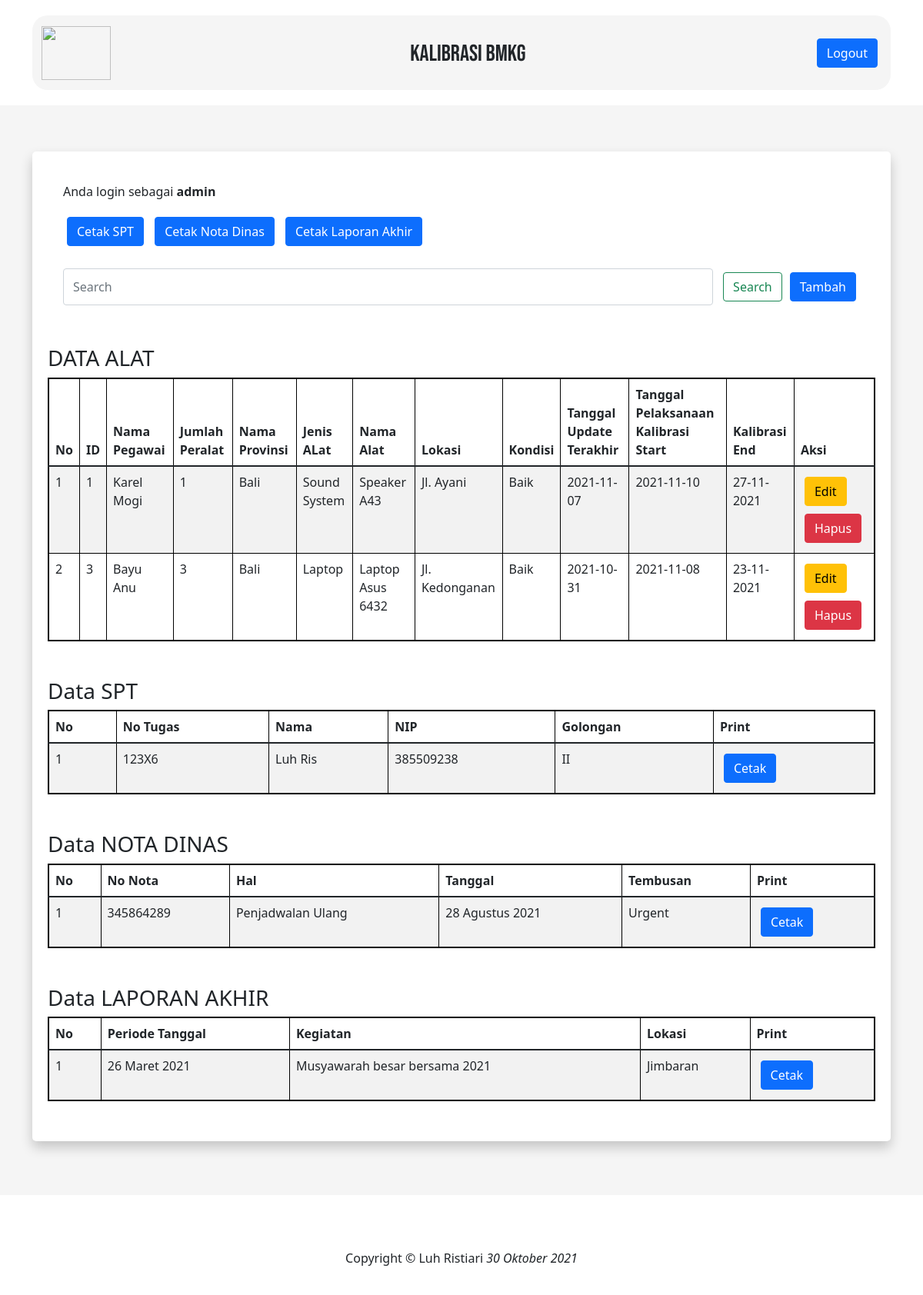
Page / (signed in) on the earlier database version.
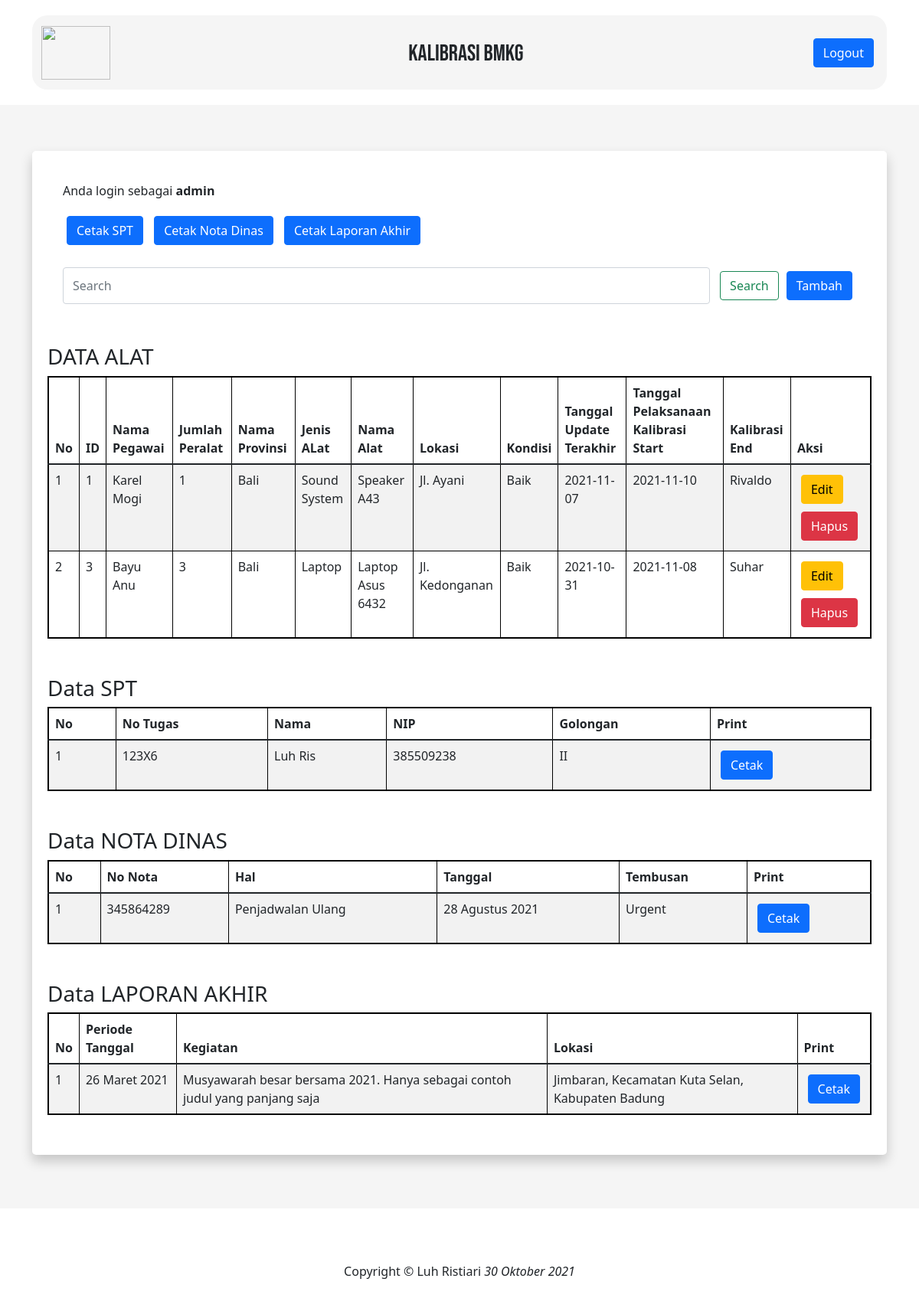
Same page on the later database version.
### tables this page shows
CREATE TABLE `data_bmkg` (
  `id` int(11) NOT NULL,
  `pegawai` varchar(64) NOT NULL,
  `jumlah_peralatan` int(11) NOT NULL,
  `provinsi` varchar(64) NOT NULL,
  `jenis_alat` varchar(64) NOT NULL,
  `nama_alat` varchar(64) NOT NULL,
  `lokasi` varchar(64) NOT NULL,
  `kondisi` varchar(64) NOT NULL,
  `tanggal_update` date NOT NULL,
  `tanggal_pelaksanaan` date NOT NULL,
  `kalibrasi_end` varchar(64) NOT NULL
);

CREATE TABLE `spt` (
  `id` int(11) NOT NULL,
  `no-tugas` text NOT NULL,
  `nama` text NOT NULL,
  `nip` text NOT NULL,
  `gol` text NOT NULL,
  `jabatan-utama` text NOT NULL,
  `unit-kerja` text NOT NULL,
  `nama1` text NOT NULL,
  `nip1` text NOT NULL,
  `gol1` text NOT NULL,
  `jabatan1` text NOT NULL,
  `nama2` text NOT NULL,
  `nip2` text NOT NULL,
  `gol2` text NOT NULL,
  `jabatan2` text NOT NULL,
  `tugas` text NOT NULL,
  `lokasi` text NOT NULL,
  `lama` text NOT NULL,
  `tanggal-berangkat` text NOT NULL,
  `dana` text NOT NULL
);

CREATE TABLE `nota` (
  `id` int(11) NOT NULL,
  `nomor` text NOT NULL,
  `yth` text NOT NULL,
  `dari` text NOT NULL,
  `hal` text NOT NULL,
  `tanggal` text NOT NULL,
  `tembusan` text NOT NULL,
  `tugas` text NOT NULL,
  `lokasi` text NOT NULL,
  `selama` text NOT NULL,
  `tanggal-berangkat` text NOT NULL,
  `tanggal-kembali` text NOT NULL,
  `sumber-dana` text NOT NULL,
  `nama` text NOT NULL,
  `nip` text NOT NULL,
  `pangkat` text NOT NULL,
  `jabatan` text NOT NULL,
  `nama2` text NOT NULL,
  `nip2` text NOT NULL,
  `pangkat2` text NOT NULL,
  `jabatan2` text NOT NULL,
  `nama3` text NOT NULL,
  `nip3` text NOT NULL,
  `pangkat3` text NOT NULL,
  `jabatan3` text NOT NULL
);

CREATE TABLE `laporan` (
  `id` int(11) NOT NULL,
  `periode-tanggal` text NOT NULL,
  `judul-kegiatan` text NOT NULL,
  `pendahuluan` text NOT NULL,
  `pelaksana` text NOT NULL,
  `dasar-kegiatan` text NOT NULL,
  `lokasi` text NOT NULL,
  `lingkup-kegiatan` text NOT NULL,
  `hasil` text NOT NULL,
  `rekomendasi` text NOT NULL,
  `foto` text NOT NULL,
  `keterangan-foto` text NOT NULL,
  `penyusunLaporan1` varchar(64) NOT NULL,
  `penyusunLaporan2` varchar(64) NOT NULL,
  `penyusunLaporan3` varchar(64) NOT NULL
);

### index.php (the view, shortened to what this page needs)
<?php
$role = $_SESSION["role"];
require 'conn.php';
$result = mysqli_query($conn, "SELECT * FROM data_bmkg");
?>
<!doctype html>
<html lang="en">
  <head>
    <link href="https://cdn.jsdelivr.net/npm/bootstrap@5.1.3/dist/css/bootstrap.min.css" rel="stylesheet">
    <link href="src/style.css" rel="stylesheet">
  </head>
  <body>
  <?php require 'templates/navbar.php' ?>
<main>
    <div class="container">
        <div class="card">
        <div class="panel panel-default">
            <div class="panel-heading">
              <div class="mb-4">
              <p>Anda login sebagai <b><?= $_SESSION["role"] ?></b></p>
              <div class="my-3">
                <?php if($role == "admin") : ?>
                <a href="spt.php" type="button" class="btn btn-primary">Cetak SPT</a>
                <a href="nota-dinas.php" type="button" class="btn btn-primary">Cetak Nota Dinas</a>
                <a href="laporan-akhir.php" type="button" class="btn btn-primary">Cetak Laporan Akhir</a>
                <?php elseif ($role == "lab") : ?>
                <a href="nota-dinas.php" type="button" class="btn btn-primary">Cetak Nota Dinas</a>
                <?php elseif ($role == "tu") : ?>
                <a href="spt.php" type="button" class="btn btn-primary">Cetak SPT</a>
                <a href="laporan-akhir.php" type="button" class="btn btn-primary">Cetak Laporan Akhir</a>
                <?php endif; ?>
              </div>
              </div>
                <div class="my-3">
                  <form class="d-flex" method="post">
                      <input name="keyword" class="form-control me-2" type="search" placeholder="Search" aria-label="Search">
                      <button name="search" class="btn btn-outline-success" type="submit">Search</button>
                      <a href="tambah.php" type="button" class="btn btn-primary">Tambah</a>
                  </form>
                </div>
            </div>
        </div>
        <div class="table-responsive my-3">
          <h3>DATA ALAT</h3>
          <table class="table table-bordered table-hover table-striped">
            <thead>
                <tr>
                    <th>No</th>
                    <th>ID</th>
                    <th>Nama Pegawai</th>
                    <th>Jumlah Peralat</th>
                    <th>Nama Provinsi</th>
                    <th>Jenis ALat</th>
                    <th>Nama Alat</th>
                    <th>Lokasi</th>
                    <th>Kondisi</th>
                    <th>Tanggal Update Terakhir</th>
                    <th>Tanggal Pelaksanaan Kalibrasi Start</th>
                    <th>Kalibrasi End</th>
                    <th>Aksi</th>
                </tr>
            </thead>
            <tbody>
            <?php $i = 1; ?>
            <?php foreach ($result as $data) : ?>
              <tr>
                <td><?= $i++; ?></td>
                <td><?= nl2br($data["id"]) ?></td>
                <td><?= nl2br($data["pegawai"]) ?></td>
                <td><?= nl2br($data["jumlah_peralatan"]) ?></td>
                <td><?= nl2br($data["provinsi"]) ?></td>
                <td><?= nl2br($data["jenis_alat"]) ?></td>
                <td><?= nl2br($data["nama_alat"]) ?></td>
                <td><?= nl2br($data["lokasi"]) ?></td>
                <td><?= nl2br($data["kondisi"]) ?></td>
                <td><?= nl2br($data["tanggal_update"]) ?></td>
                <td><?= nl2br($data["tanggal_pelaksanaan"]) ?></td>
                <td><?= nl2br($data["kalibrasi_end"]) ?></td>
                <td>
                  <a href="edit.php?id=<?= $data['id'] ?>" type="button" class="btn btn-warning">Edit</a>
                  <a href="hapus.php?id=<?= $data['id'] ?>" type="button" class="btn btn-danger">Hapus</a>
                </td>
              </tr>
            <?php endforeach; ?>
            </tbody>
          </table>
        </div>
        <?php if($_SESSION['role'] == "admin") :  ?>
          <div class="my-3 table-responsive">
            <h3>Data SPT</h3>
            <table class="table table-bordered table-hover table-striped">
              <thead>
                  <tr>
                      <th>No</th>
                      <th>No Tugas</th>
                      <th>Nama</th>
                      <th>NIP</th>
                      <th>Golongan</th>
                      <th>Print</th>
                  </tr>
              </thead>
              <tbody>
              <?php
              $i = 1;
              $spt = mysqli_query($conn, "SELECT * FROM spt");
              ?>
              <?php foreach ($spt as $data) : ?>
                <tr>
                  <td><?= $i++; ?></td>
                  <td><?= nl2br($data["no-tugas"]) ?></td>
                  <td><?= nl2br($data["nama"]) ?></td>
                  <td><?= nl2br($data["nip"]) ?></td>
                  <td><?= nl2br($data["gol"]) ?></td>
                  <td>
                    <form action="print.php" method="post">
                      <button class="btn btn-primary" type="submit" name="cetak-spt">Cetak</button>
                    </form>
                  </td>
                </tr>
              <?php endforeach; ?>
              </tbody>
              </table>
          </div>
          <div class="my-3 table-responsive">
            <h3>Data NOTA DINAS</h3>
            <table class="table table-bordered table-hover table-striped">
              <thead>
                  <tr>
                      <th>No</th>
                      <th>No Nota</th>
                      <th>Hal</th>
                      <th>Tanggal</th>
                      <th>Tembusan</th>
                      <th>Print</th>
                  </tr>
              </thead>
              <tbody>
              <?php
              $i = 1;
              $nota = mysqli_query($conn, "SELECT * FROM nota");
              ?>
              <?php foreach ($nota as $data) : ?>
                <tr>
                  <td><?= $i++; ?></td>
                  <td><?= nl2br($data["nomor"]) ?></td>
                  <td><?= nl2br($data["hal"]) ?></td>
                  <td><?= nl2br($data["tanggal"]) ?></td>
                  <td><?= nl2br($data["tembusan"]) ?></td>
                  <td>
                    <form action="print.php" method="post">
                      <button class="btn btn-primary" type="submit" name="cetak-nota">Cetak</button>
                    </form>
                  </td>
                </tr>
              <?php endforeach; ?>
              </tbody>
              </table>
          </div>
          <div class="my-3 table-responsive">
            <h3>Data LAPORAN AKHIR</h3>
            <table class="table table-bordered table-hover table-striped">
              <thead>
                <tr>
                  <th>No</th>
                  <th>Periode Tanggal</th>
                  <th>Kegiatan</th>
                  <th>Lokasi</th>
                  <th>Print</th>
                </tr>
              </thead>
              <tbody>
                <?php
                $i = 1;
                $laporan = mysqli_query($conn, "SELECT * FROM laporan");
                ?>
                <?php foreach ($laporan as $data) : ?>
                <tr>
                  <td><?= $i++; ?></td>
                  <td><?= nl2br($data["periode-tanggal"]) ?></td>
                  <td><?= nl2br($data["judul-kegiatan"]) ?></td>
                  <td><?= nl2br($data["lokasi"]) ?></td>
                  <td>
                    <form action="print.php" method="post">
                      <button class="btn btn-primary" type="submit" name="cetak-laporan">Cetak</button>
                    </form>
                  </td>
                </tr>
                <?php endforeach; ?>
              </tbody>
            </table>
          </div>
        <?php endif; ?>
    </div>
</div>
</main>
<?php require 'templates/footer.php' ?>
  </body>
</html>

### templates/navbar.php
<div class="container">
  <nav class="navbar nav">
    <div class="container">
      <a class="navbar-brand" href="index.php">
        <img src="https://i.ibb.co/2jdyRKg/logo.png" alt="" width="90" height="70">
      </a>
      <p>Kalibrasi BMKG</p>
      <a href="logout.php" type="button" class="btn btn-primary">Logout</a>
    </div>
  </nav>
</div>

### templates/footer.php
<footer class="footer-wrapper">
    <p>Copyright &copy; Luh Ristiari <em class="pull-right">30 Oktober 2021</em></p>
</footer>

### src/style.css (style rules this page uses)
html, body { height: 100%; }
.nav { display: -ms-flexbox; display: flex; -ms-flex-align: center; background-color: white; background-color: #f5f5f5; border-radius: 20px; margin-top: 20px; margin-bottom: 20px; }
nav p { font-size: 30px; text-align: center; margin-top: 20px; font-family: 'Bebas Neue', cursive; }
main { display: -ms-flexbox; display: flex; -ms-flex-align: center; align-items: center; padding-top: 40px; padding-bottom: 40px; background-color: #f5f5f5; }
.card { box-shadow: 0 8px 16px 0 rgba(0, 0, 0, 0.2); border-radius: 5px; padding: 20px; margin-top: 20px; margin-bottom: 30px; background-color: white; border: 2px; }
.table { border: 2px solid black; width: 100%; }
.panel-heading { padding: 20px; }
.btn { margin: 5px; }
footer { background: white; margin-top: 50px; padding: 20px; }
footer p { text-align: center; }
.table-responsive { word-wrap: break-word; overflow-wrap: break-word; width: 100%; }
table td { padding: 0px 10px; word-wrap: break-word; overflow-wrap: break-word; vertical-align: top; }

Differences in the rows shown:
changed data_bmkg "Karel Mogi": kalibrasi_end "27-11-2021" → "Rivaldo"
changed data_bmkg "Bayu Anu": kalibrasi_end "23-11-2021" → "Suhar"
changed laporan: value "Musyawarah besar bersama 2021" → "Musyawarah besar bersama 2021. Hanya sebagai contoh judul yang panjang saja"; lokasi "Jimbaran" → "Jimbaran, Kecamatan Kuta Selan, Kabupaten Badung"
